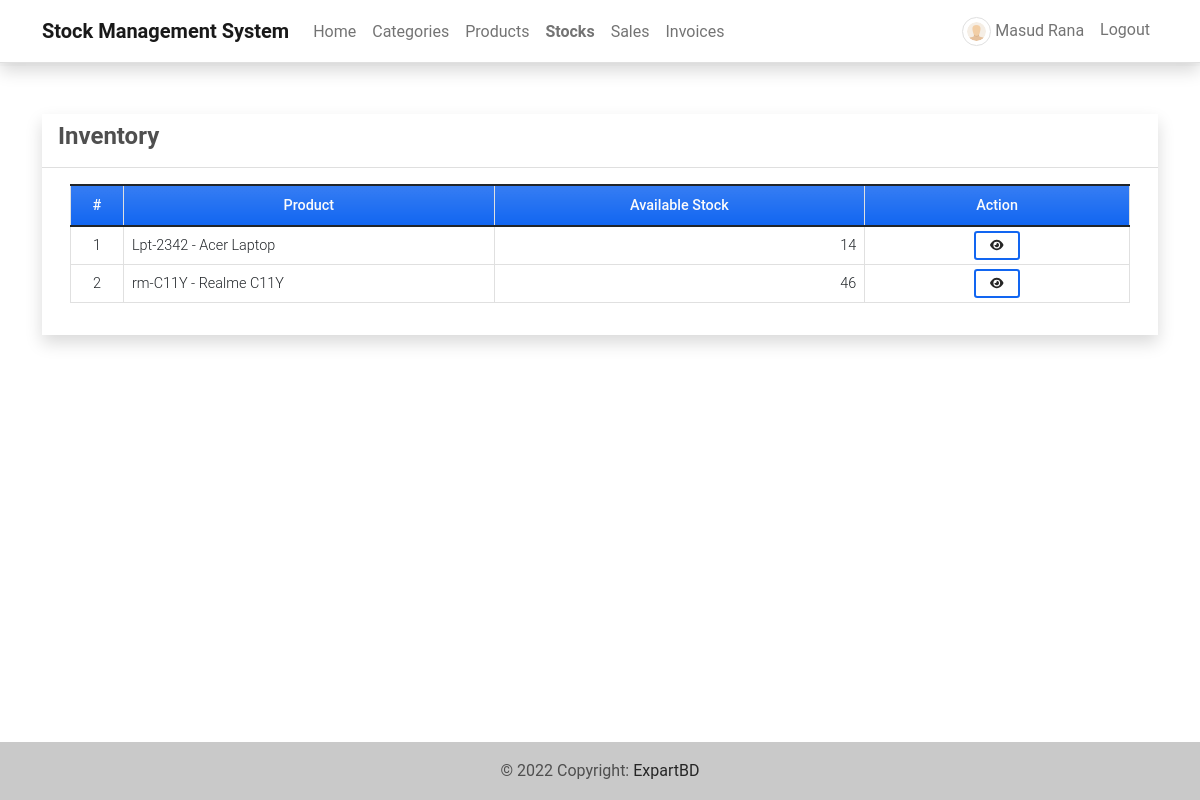
/inventory (signed in), run on the app's committed database.
### imsApp/models.py (models this page shows, shortened)
class Product(models.Model):
    code=models.CharField(max_length=100,blank=True, null=True)
    name=models.CharField(max_length=250,blank=True, null=True)
    description = models.TextField()
    price = models.FloatField(default=0)
    status = models.CharField(max_length=2, choices=(('1','Active'),('2','Inactive')), default=1)
    date_created = models.DateTimeField(default=timezone.now)
    date_updated = models.DateTimeField(auto_now=True)
    def __str__(self):
        return self.code + ' - ' + self.name
    def count_inventory(self):
        stocks = Stock.objects.filter(product = self)
        stockIn = 0
        stockOut = 0
        for stock in stocks:
            if stock.type == '1':
                stockIn = int(stockIn) + int(stock.quantity)
            else:
                stockOut = int(stockOut) + int(stock.quantity)
        available  = stockIn - stockOut
        return available

class Stock(models.Model):
    product = models.ForeignKey(Product, on_delete=models.CASCADE)
    quantity = models.FloatField(default=0)
    type = models.CharField(max_length=2,choices=(('1','Stock-in'),('2','Stock-Out')), default = 1)
    date_created = models.DateTimeField(default=timezone.now)
    date_updated = models.DateTimeField(auto_now=True)

### imsApp/views.py (the view)
# urls.py: path('inventory',views.inventory,name='inventory-page'),
@login_required
def inventory(request):
    context['page_title'] = 'Inventory'
    products = Product.objects.all()
    context['products'] = products
    return render(request, 'inventory.html', context)

### imsApp/templates/inventory.html (shortened to what this page needs)
{% extends 'base.html' %} {% load humanize %} {% block pageContent %}
<div class="col-lg-12 col-md-12 col-sm-12 col-xs-12">
    <div class="card card-default rounded-0 shadow ">
        <div class="card-header">
            <div class="d-flex w-100 align-items-center justify-content-between">
                <h4 class="card-title fw-bold">Inventory</h4>
            </div>
        </div>
        <div class="card-body inv">
            <div class="container-fluid">
                <table class="table table-bordered" id="product-list">
                    <colgroup>
                        <col width="5%">
                        <col width="35%">
                        <col width="35%">
                        <col width="25%">
                    </colgroup>
                    <thead>
                        <tr class="bg-gradient bg-primary bg-opacity-50 text-light">
                            <th class="px-2 py-2 text-center">#</th>
                            <th class="px-2 py-2 text-center">Product</th>
                            <th class="px-2 py-2 text-center">Available Stock</th>
                            <th class="px-2 py-2 text-center">Action</th>
                        </tr>
                    </thead>
                    <tbody>
                        {% for product in products %}
                        <tr>
                            <td class="px-2 py-1 align-middle text-center">{{ forloop.counter }}</td>
                            <td class="px-2 py-1 align-middle">{{ product }}</td>
                            <td class="px-2 py-1 align-middle text-end">{{ product.count_inventory }}</td>
                            <td class="px-2 py-1 align-middle text-center">
                                <a class="btn btn-outline-primary btn-sm" href="{% url 'inventory-history-page' product.pk %}" data-id="{{ product.pk }}" title="View History">
                                    <i class="fa fa-eye text-dark"></i>
                                </a>
                            </td>
                        </tr>
                        {% endfor %}
                    </tbody>
                </table>
            </div>
        </div>
    </div>
</div>
{% endblock pageContent %}

### imsApp/templates/topNavigation.html (shortened to what this page needs)
{% load static %}
<header>
    <nav class="navbar navbar-expand-lg navbar-light bg-white fixed-top shadow border-bottom">
        <div class="container">
            <a class="navbar-brand" href="{% url 'home-page' %}">
                <b>Stock Management System</b>
            </a>
            <div class="collapse navbar-collapse" id="navbarExample01">
                <ul class="navbar-nav me-auto mb-2 mb-lg-0" id="topNav">
                    {% if user.id %}
                    <li class="nav-item">
                        <a class="nav-link" aria-current="page" href="{% url 'home-page' %}">Home</a>
                    </li>
                    <li class="nav-item">
                        <a class="nav-link" aria-current="page" href="{% url 'category-page' %}">Categories</a>
                    </li>
                    <li class="nav-item">
                        <a class="nav-link" aria-current="page" href="{% url 'product-page' %}">Products</a>
                    </li>
                    <li class="nav-item">
                        <a class="nav-link" aria-current="page" href="{% url 'inventory-page' %}">Stocks</a>
                    </li>
                    <li class="nav-item">
                        <a class="nav-link" aria-current="page" href="{% url 'sales-page' %}">Sales</a>
                    </li>
                    <li class="nav-item">
                        <a class="nav-link" aria-current="page" href="{% url 'invoice-page' %}">Invoices</a>
                    </li>
                    {% endif %}
                </ul>
                <ul class="navbar-nav d-flex flex-row">
                    {% if user.id %} {% if user.profile.user_type == 1 %} {% endif %}
                    <li class="nav-item me-3 me-lg-0">
                        <a class="nav-link" href="{% url 'profile' %}">
                            <span class="me-1"><img src="{{ MEDIA_URL }}/default/default-avatar.png" alt="User Avatar" id="user-avatar" class="img-thumbnail rounded-circle"></span>{{ user.first_name }} {{user.last_name}}
                        </a>
                    </li>
                    <li class="nav-item me-3 me-lg-0">
                        <a class="nav-link" href="{% url 'logout' %}">Logout</a>
                    </li>
                    {% endif %}
                </ul>
            </div>
        </div>
    </nav>
</header>

### static/assets/default/css/style.css (style rules this page uses)
.navbar { position: absolute !important; }
html, body { height: 100%; width: 100%; max-height: 100%; overflow: auto; display: flex; flex-direction: column; }
body>header { flex-shrink: auto; }
#user-avatar { width: 1.8rem; height: 1.8rem; object-fit: scale-down; object-position: center center; }
.nav-item.active a.nav-link { font-weight: bolder !important; }
.inv { color: black !important; }

### data on the page
Product: code+name "Lpt-2342 - Acer Laptop", count_inventory "14"
Product: code+name "rm-C11Y - Realme C11Y", count_inventory "46"

### other printed values
{{ user.first_name }} "Masud"
{{ user.last_name }} "Rana"
